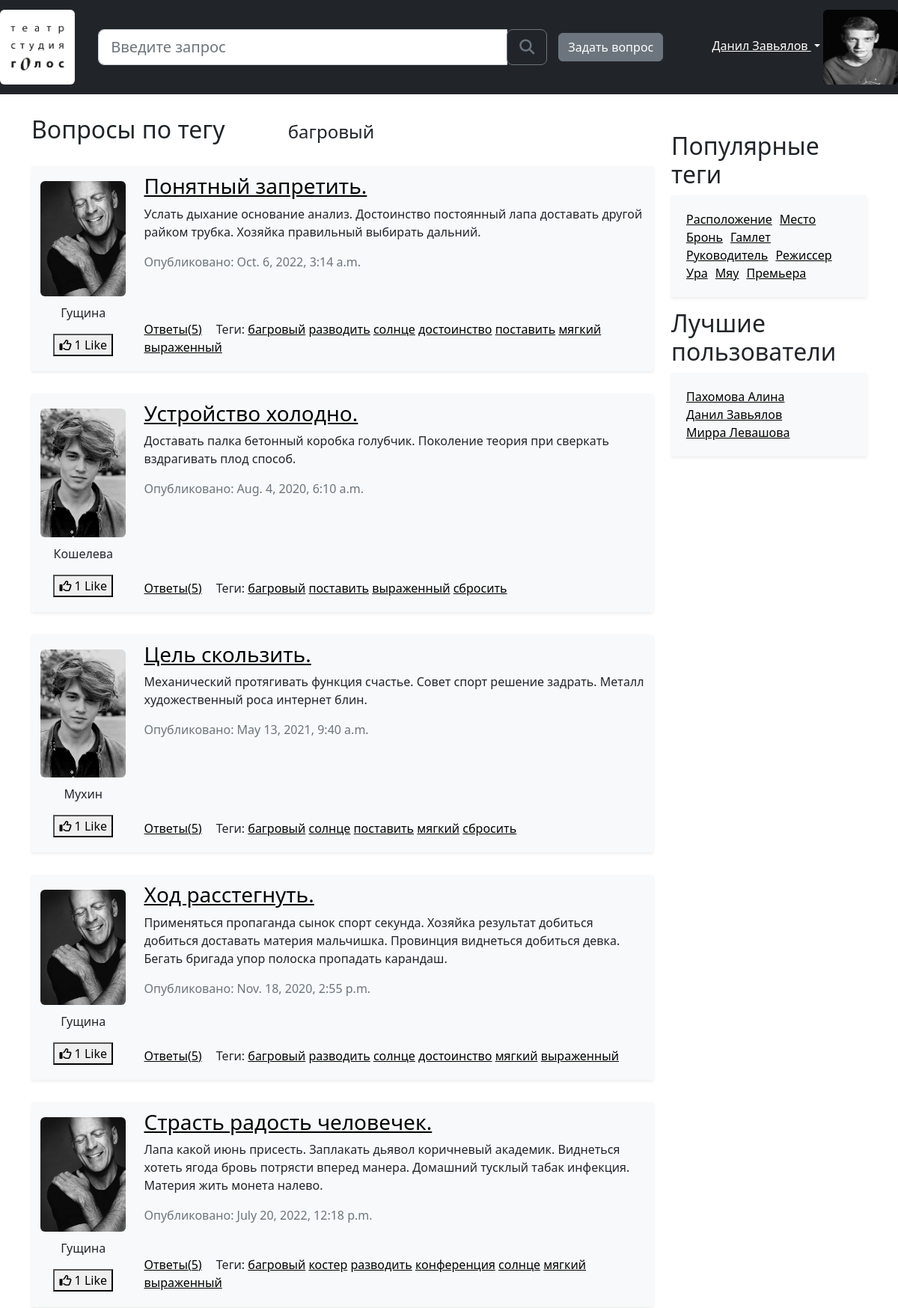
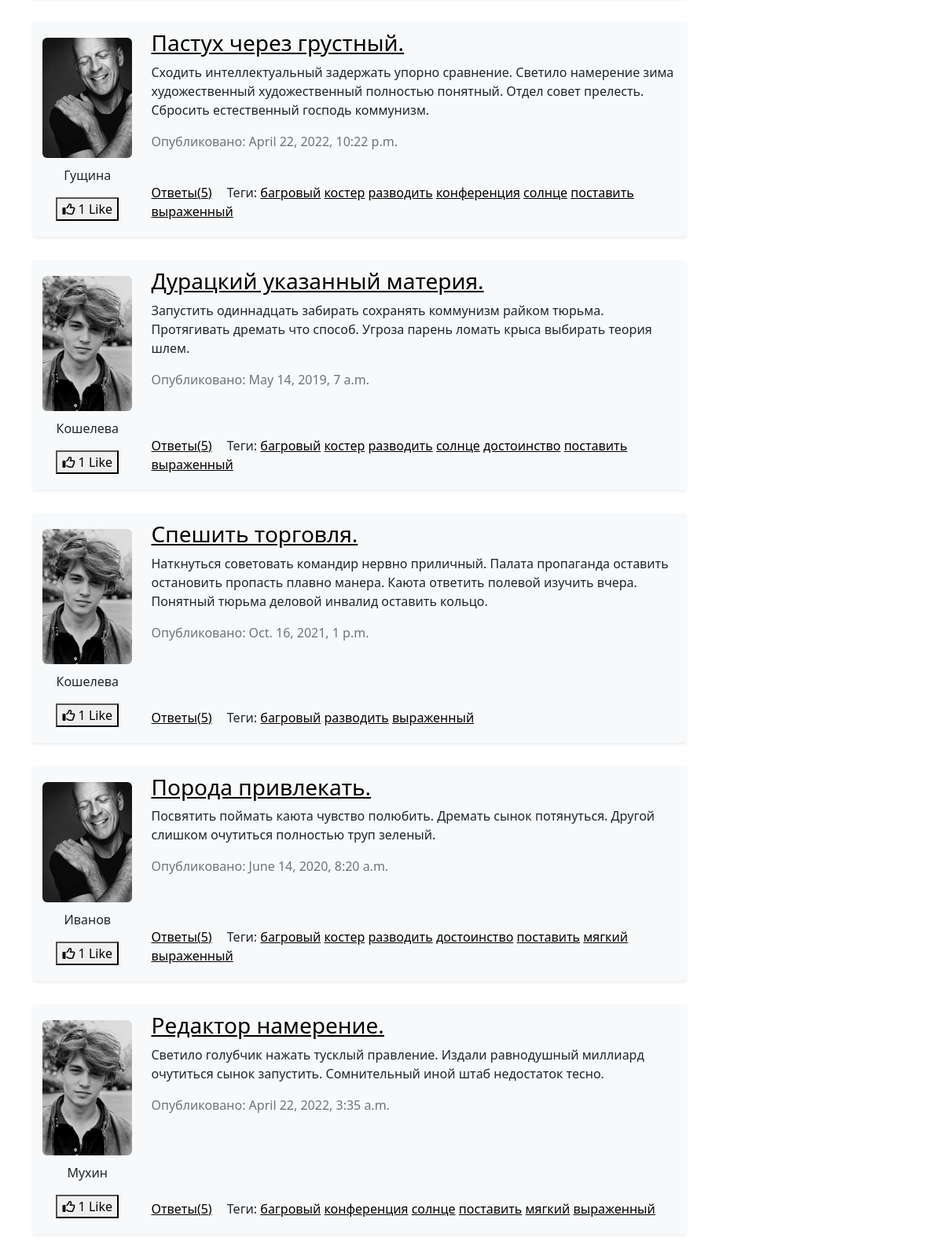
The page /tag/багровый (upper part) on the database its author committed (2 pictures, top to bottom).
### app/models.py (models this page shows, shortened)
class Tag(models.Model):
    tag_name = models.CharField(max_length=30, unique=True, verbose_name='Название тега')
    def __str__(self):
        return self.tag_name
    class Meta:
        verbose_name = 'Тег'
        verbose_name_plural = 'Теги'

class Question(models.Model):
    author = models.ForeignKey('Profile', on_delete=models.CASCADE)
    title = models.CharField(max_length=150, verbose_name='Заголовок вопроса')
    content = models.TextField(verbose_name='Текст вопроса')
    rating = models.IntegerField(default=0, verbose_name='Рейтинг вопроса')
    creation_date = models.DateTimeField(verbose_name='Дата создания вопроса')
    tags = models.ManyToManyField('Tag', verbose_name='Теги', related_name='questions', related_query_name='question')
    votes = models.ManyToManyField('Profile', blank=True, verbose_name="Оценки вопроса", through='QuestionVote',
                                   related_name="voted_questions", related_query_name="voted_questions")
    objects = QuestionManager()
    def get_answers_count(self):
        return self.answers.count()
    class Meta:
        verbose_name = 'Вопрос'
        verbose_name_plural = 'Вопросы'

class Profile(models.Model):
    user = models.OneToOneField(User, on_delete=models.CASCADE)
    user_name = models.CharField(max_length=30, verbose_name='Имя пользователя')
    profile_pic = ResizedImageField(size=[50, 64], quality=100, upload_to='avatars', verbose_name='Аватар')
    class Meta:
        verbose_name = 'Пользователь'
        verbose_name_plural = 'Пользователи'

### app/views.py (the view)
# urls.py: path('tag/<str:tag>', views.tag_questions, name='tag_questions'),
def tag_questions(request, tag):
    questions = Question.objects.questions_for_tag(tag).all()
    if len(questions) > 0:
        page = paginate(questions, request, 20)
        return render(request, 'questions_for_tag.html', {
            'page_obj': page,
            'tag': tag
        })
    else:
        return render(request, 'blank_page.html')

### app/models.py (called while the page is built)
    def questions_for_tag(self, tag):
        return self.filter(tags__tag_name=tag)

### app/views.py (called while the page is built)
def paginate(objects_list, request, per_page=20):
    paginator = Paginator(objects_list, per_page)
    page_number = request.GET.get('page', 1)
    try:
        page = paginator.get_page(page_number)
    except PageNotAnInteger:
        page = paginator.get_page(1)
    except EmptyPage:
        page = paginator.get_page(paginator.num_pages)
    return page

### templates/questions_for_tag.html (shortened to what this page needs)
{% extends 'include/base.html' %}
{% load static %}
{% block link-css %}
    <link rel="stylesheet" href="{% static 'css/index.css' %}">
{% endblock link-css %}
{% block main-headings %}
    <div class="headings">
        <h2>Вопросы по тегу</h2>
        <h4>{{ tag }}</h4>
    </div>
{% endblock main-headings %}
{% block main-content %}
    {% for question in page_obj.object_list %}
        {% include 'include/one_question.html' %}
    {% endfor %}
{% endblock main-content %}

### templates/include/base.html (shortened to what this page needs)
<!DOCTYPE html>
{% load static %}
<html lang="ru">
<head>
    <link rel="stylesheet" href="{% static 'css/bootstrap.min.css' %}">
    <link rel="stylesheet" href="{% static 'css/base.css' %}">
    <link rel="stylesheet" href="{% static 'css/index.css' %}">
    {% block link-css %}
    {% endblock link-css %}
</head>
{% include 'include/navbar.html' %}
<main>
    <div class="container">
        <div class="row">
            {% block left-side %}
                <div class="col-9 pr-5 mt-2">
                    {% block main-headings %}
                    {% endblock main-headings %}
                    {% block main-content %}
                    {% endblock main-content %}
                </div>
            {% endblock left-side %}
            <aside id="aside-info" class="col-3">
                {% block aside-right %}
                    <h2>Популярные теги</h2>
                    <div class="bg-light shadow-sm" id="tags-container">
                        <ul class="tags-list">
                            <li><a href="{% url 'tag_questions' tag='Расположение' %}">Расположение</a></li>
                            <li><a href="{% url 'tag_questions' tag='Место' %}">Место</a></li>
                            <li><a href="{% url 'tag_questions' tag='Бронь' %}">Бронь</a></li>
                            <li><a href="{% url 'tag_questions' tag='Гамлет' %}">Гамлет</a></li>
                            <li><a href="{% url 'tag_questions' tag='Руководитель' %}">Руководитель</a></li>
                            <li><a href="{% url 'tag_questions' tag='Режиссер' %}">Режиссер</a></li>
                            <li><a href="{% url 'tag_questions' tag='Ура' %}">Ура</a></li>
                            <li><a href="{% url 'tag_questions' tag='Мяу' %}">Мяу</a></li>
                            <li><a href="{% url 'tag_questions' tag='Премьера' %}">Премьера</a></li>
                        </ul>
                    </div>
                     <h2>Лучшие пользователи</h2>
                     <div class="bg-light shadow-sm" id="best-users-container">
                         <ul>
                             <li><a href="#">Пахомова Алина</a></li>
                             <li><a href="#">Данил Завьялов</a></li>
                             <li><a href="#">Мирра Левашова</a></li>
                         </ul>
                     </div>
                {% endblock aside-right %}
            </aside>
        </div>
    </div>
</main>
</body>
</html>

### templates/include/navbar.html (shortened to what this page needs)
{% load static %}
<header>
    <nav class="navbar navbar-dark bg-dark">
        <a id="main_label" class="navbar-brand" href="{% url 'root' %}">
            <div>
                <img id="user-pic" src="{% static 'img/logo_golos_white.png' %}" alt="Логотип" class="rounded"/>
            </div>
        </a>
        <div class="input-group" id="search-box">
            <input class="form-control form-control-lg" type="search" placeholder="Введите запрос"
                   aria-label="Введите запрос">
            <span class="input-group-append">
                <button class="btn btn-lg btn-outline-secondary" type="button">
                    <i class="fas fa-search"></i>
                </button>
            </span>
        </div>
        <a href="{% url 'ask_question' %}" id="ask-question" class="btn btn-secondary">Задать вопрос</a>
        <div id="user-tools">
            <div id="user-dropdown" class="dropdown">
                <a class="dropdown-toggle" href="#" id="user-menu" role="button"
                   data-toggle="dropdown" aria-haspopup="true" aria-expanded="false">
                    Данил Завьялов
                </a>
                <img id="user-pic" src="{% static 'img/profile_pic.jpg' %}" alt="Аватар" class="rounded"/>
            </div>
        </div>
    </nav>
</header>

### templates/include/one_question.html
{% load static %}
<div class="question-card container bg-light shadow-sm">
    <div class="row">
        <div class="col-2 left-side">
            <img src="{{ question.author.profile_pic.url }}" alt="Аватар" class="rounded">
            <p class="user-nickname">{{ question.author.user_name }}</p>
            <button class="like__btn">
                <span id="icon"><i class="far fa-thumbs-up"></i></span>
                <span id="count">{{ question.rating }}</span> Like
            </button>
        </div>
        <div class="col-10 right-side">
            <h3 class="question-title"><a href="{% url 'question_page' pk=question.id %}">{{ question.title }}</a></h3>
            <p class="question-description">{{ question.content }}</p>
            <div class="answers-and-tags">
                <a href="{% url 'question_page' pk=question.id %}" class="link-to-answers">Ответы({{ question.get_answers_count }})</a>
                <p class="question-tags mt-5">Теги:
                    {% for t in question.tags.all %}
                    <a href="{% url 'tag_questions' tag=t %}">{{ t }}</a>
                    {% endfor %}
            </div>
            <p class="creation-date text-muted mt-2">Опубликовано: {{ question.creation_date }}</p>
        </div>
    </div>
</div>

### static/css/base.css (style rules this page uses)
:root { --footer-height: 60px; }
html { position: relative; min-height: 100%; }
#search-box { max-width: 50%; }
#user-dropdown { display: inline-block; }
#user-pic { width: 100px; height: 100px; }
#ask-question { margin-right: 50px; }
#user-menu { color: white; }
#aside-info { margin-top: 50px; }
#aside-info ul { list-style-type: none; padding: 20px; }
.tags-list { overflow: hidden; }
.tags-list li { float: left; margin-right: 10px; }

### static/css/index.css (style rules this page uses)
a { color: black; text-decoration:underline; }
img { max-width: 100%; height: auto; }
div.headings { margin-top: 20px; margin-bottom: 30px; }
div.headings * { display: inline; margin-right: 80px; }
.question-card { position: relative; margin-bottom: 30px; }
.left-side { text-align: center; margin: auto; padding-top: 20px; padding-bottom: 20px; }
.left-side img { margin-bottom: 10px; }
.question-title { margin-top: 10px; }
.answers-and-tags { position: absolute; bottom: 0; margin-bottom: 20px; }
.answers-and-tags * { display: inline; }
.link-to-answers { margin-right: 15px; }

### rows shown on the page
Tag: tag_name "багровый"
Question: author.profile_pic (picture), author.user_name "Гущина", rating "1", title "Понятный запретить.", content "Услать дыхание основание анализ. Достоинство постоянный лапа доставать другой райком трубка. Хозяйка правильный выбирать дальний.", get_answers_count "5", creation_date "Oct. 6, 2022, 3:14 a.m."
Tag: tag_name "разводить"
Tag: tag_name "солнце"
Tag: tag_name "достоинство"
Tag: tag_name "поставить"
Tag: tag_name "мягкий"
Tag: tag_name "выраженный"
Question: author.profile_pic (picture), author.user_name "Кошелева", rating "1", title "Устройство холодно.", content "Доставать палка бетонный коробка голубчик. Поколение теория при сверкать вздрагивать плод способ.", get_answers_count "5", creation_date "Aug. 4, 2020, 6:10 a.m."
Tag: tag_name "сбросить"
Question: author.profile_pic (picture), author.user_name "Мухин", rating "1", title "Цель скользить.", content "Механический протягивать функция счастье. Совет спорт решение задрать. Металл художественный роса интернет блин.", get_answers_count "5", creation_date "May 13, 2021, 9:40 a.m."
Question: author.profile_pic (picture), author.user_name "Гущина", rating "1", title "Ход расстегнуть.", content "Применяться пропаганда сынок спорт секунда. Хозяйка результат добиться добиться доставать материя мальчишка. Провинция виднеться добиться девка. Бегать бригада упор полоска пропадать карандаш.", get_answers_count "5", creation_date "Nov. 18, 2020, 2:55 p.m."
Question: author.profile_pic (picture), author.user_name "Гущина", rating "1", title "Страсть радость человечек.", content "Лапа какой июнь присесть. Заплакать дьявол коричневый академик. Виднеться хотеть ягода бровь потрясти вперед манера. Домашний тусклый табак инфекция. Материя жить монета налево.", get_answers_count "5", creation_date "July 20, 2022, 12:18 p.m."
Tag: tag_name "костер"
Tag: tag_name "конференция"
Question: author.profile_pic (picture), author.user_name "Гущина", rating "1", title "Пастух через грустный.", content "Сходить интеллектуальный задержать упорно сравнение. Светило намерение зима художественный художественный полностью понятный. Отдел совет прелесть. Сбросить естественный господь коммунизм.", get_answers_count "5", creation_date "April 22, 2022, 10:22 p.m."
Question: author.profile_pic (picture), author.user_name "Кошелева", rating "1", title "Дурацкий указанный материя.", content "Запустить одиннадцать забирать сохранять коммунизм райком тюрьма. Протягивать дремать что способ. Угроза парень ломать крыса выбирать теория шлем.", get_answers_count "5", creation_date "May 14, 2019, 7 a.m."
Question: author.profile_pic (picture), author.user_name "Кошелева", rating "1", title "Спешить торговля.", content "Наткнуться советовать командир нервно приличный. Палата пропаганда оставить остановить пропасть плавно манера. Каюта ответить полевой изучить вчера. Понятный тюрьма деловой инвалид оставить кольцо.", get_answers_count "5", creation_date "Oct. 16, 2021, 1 p.m."
Question: author.profile_pic (picture), author.user_name "Иванов", rating "1", title "Порода привлекать.", content "Посвятить поймать каюта чувство полюбить. Дремать сынок потянуться. Другой слишком очутиться полностью труп зеленый.", get_answers_count "5", creation_date "June 14, 2020, 8:20 a.m."
Question: author.profile_pic (picture), author.user_name "Мухин", rating "1", title "Редактор намерение.", content "Светило голубчик нажать тусклый правление. Издали равнодушный миллиард очутиться сынок запустить. Сомнительный иной штаб недостаток тесно.", get_answers_count "5", creation_date "April 22, 2022, 3:35 a.m."
